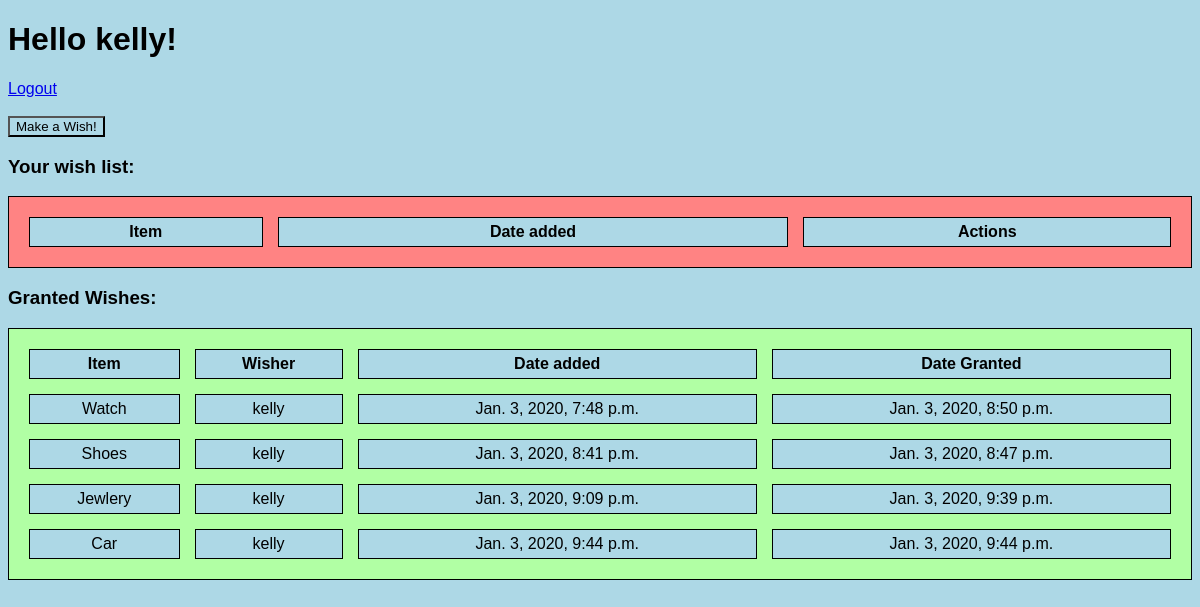
/wishes (signed in), run on the app's committed database.
### wish_app/models.py (models this page shows)
class User(models.Model):
    first_name = models.CharField(max_length=255)
    last_name = models.CharField(max_length=255)
    email = models.EmailField(max_length=255)
    password = models.CharField(max_length=255)
    created_at = models.DateTimeField(auto_now_add=True)
    updated_at = models.DateTimeField(auto_now=True)
    objects = UserManager()

class Wish(models.Model):
    item = models.CharField(max_length=255)
    description = models.CharField(max_length=255)
    granted = models.BooleanField(null=True)
    creator = models.ForeignKey(User,related_name='wishes',on_delete=models.CASCADE)
    created_at = models.DateTimeField(auto_now_add=True)
    updated_at = models.DateTimeField(auto_now=True)
    objects = WishManager()

### wish_app/views.py (the view)
# urls.py: path('wishes', views.wishes),
def wishes(request):
    if 'user' not in request.session:
        return redirect('/')
    else:
        context = {
            'wishes': Wish.objects.all(),
            'current_user': User.objects.get(id=request.session['user'])
        }
    return render(request,'dashboard.html',context)

### wish_app/templates/dashboard.html (shortened to what this page needs)
<!DOCTYPE html>
<html lang="en">
<head>
    {% load static %}
    <link rel="stylesheet" type="text/css" href="{% static 'style.css' %}">
</head>
<body>
    <h1>Hello {{current_user.first_name}}!</h1>
    <a  href='/logout'>Logout</a>
    <br><br>
    <form action="/new" method="POST">
        <button type='submit'>Make a Wish!</button>
    </form>
    <h3>Your wish list:</h3>
    <table id="t01">
        <thead>
            <tr>
                <th>Item</th>
                <th>Date added</th>
                <th>Actions</th>
                </tr>
        </thead>
    </table>
    <h3>Granted Wishes:</h3>
    <table id="t02">
        <thead>
            <tr>
                <th>Item</th>
                <th>Wisher</th>
                <th>Date added</th>
                <th>Date Granted</th>
            </tr>
        </thead>
        <tbody>
        {% for wish in wishes %}
            {% if current_user.id == wish.creator.id %}
                {% if wish.granted %}
            <tr>
                <td>{{wish.item}}</td>
                <td>{{current_user.first_name}}</td>
                <td>{{wish.created_at}}</td>
                <td>{{wish.updated_at}}</td>
                </tr>
                {% endif %}
            {% endif %}
        {% endfor %}
        </tbody>
    </table>
</body>
</html>

### wish_app/static/style.css (style rules this page uses)
* { background-color: lightblue; font-family: Arial, Helvetica, sans-serif; }
table, th, td { border: 1px solid black; padding: 5px; text-align: center; }
table { border-spacing: 15px; width: 100%; }
table#t01 { width: 100%; background-color: #ff8383; }
table#t02 { width: 100%; background-color: #b1ffa4; }

### data on the page
User: first_name "kelly"
Wish: item "Watch", created_at "Jan. 3, 2020, 7:48 p.m.", updated_at "Jan. 3, 2020, 8:50 p.m."
Wish: item "Shoes", created_at "Jan. 3, 2020, 8:41 p.m.", updated_at "Jan. 3, 2020, 8:47 p.m."
Wish: item "Jewlery", created_at "Jan. 3, 2020, 9:09 p.m.", updated_at "Jan. 3, 2020, 9:39 p.m."
Wish: item "Car", created_at "Jan. 3, 2020, 9:44 p.m.", updated_at "Jan. 3, 2020, 9:44 p.m."
